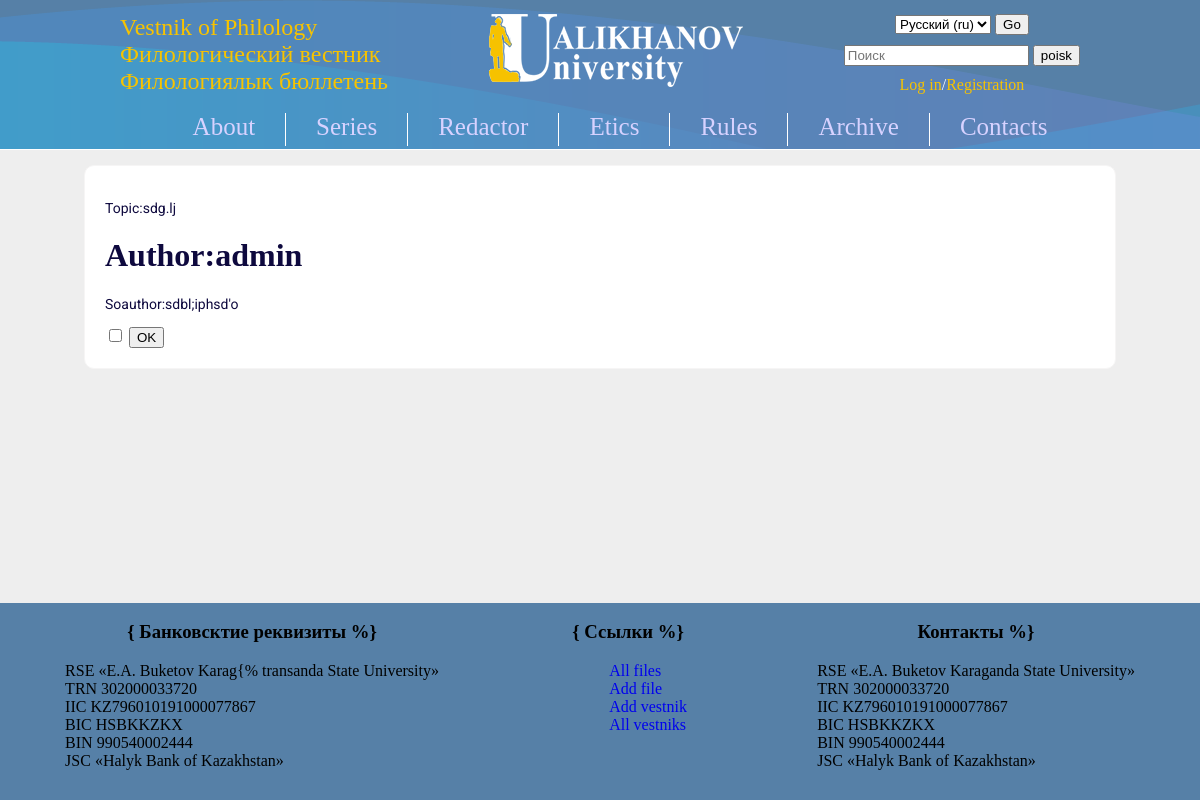
The app's page /ru/publications/7/ with its own data.
### publication/models.py (models this page shows, shortened)
class PublicationFiles(models.Model):
    topic = models.CharField(blank=True, max_length=200, verbose_name="Тема")
    author = models.ForeignKey(User, on_delete=models.CASCADE, blank=True, verbose_name='Автор')
    soauthor = models.TextField(null=True, blank=True, verbose_name="Соавторы")
    comments = models.TextField(null=True, blank=True, verbose_name="Комментарии")
    file = models.FileField(upload_to='all_files', verbose_name="Файл")
    description = models.TextField(max_length=500, null=True, blank=True, verbose_name='Описание')
    date = models.DateTimeField(auto_now_add=True)
    series = models.ForeignKey(Series,on_delete=models.CASCADE,related_name='sFiles', verbose_name='Серия')
    redactor = models.BooleanField(default=False,verbose_name='Редактор')
    public = models.BooleanField(default=False,verbose_name='Опубликовать')
    archive = models.BooleanField(default=False, verbose_name='Архив')
    class Meta:
        verbose_name = 'Файл'
        verbose_name_plural = 'Файлы'

### publication/views.py (the view)
# urls.py: path('publications/<int:pk>/',only_publication, name='only_publication'),
def only_publication(request,pk):
    file = PublicationFiles.objects.get(pk=pk)
    return render(request,'only_publication.html',{'file':file})

### publication/context_processors.py (called while the page is built)
def seria(request):
    return {'series':Series.objects.all()}

### publication/models.py (called while the page is built)
    def get_absolute_url(self):
        return reverse('seria_detail',args=[str(self.id)])

### publication/templates/only_publication.html (shortened to what this page needs)
{% extends "index.html" %}
{% load static %}
{% block content %}
<div class="main">
    <p>Topic:{{file.topic}}</p>
    <h1>Author:{{ file.author }}</h1>
    <p>Soauthor:{{ file.soauthor }}</p>
    <form action="{% url 'update' pk=file.pk %}" method="POST">
        <input type="checkbox" name = "redactor" value="True">
        <button type="submit">
            OK
        </button>
    </form>
</div>
{% endblock %}

### publication/static/styles.css (style rules this page uses)
html { height: 100%; }
body { margin:0px; padding: 0px; display: flex; flex-direction: column; height: 100%; background-color: #eee; }
.content p { font-size: 14px; font-family: 'Verdana'; font-family: 'Roboto', sans-serif; }
.main { width:100%; border:1px solid #F6F5F5; float:left; background-color: white; padding: 20px; box-sizing: border-box; border-radius: 10px; }

### records on screen
PublicationFiles: topic "sdg.lj", author "admin", soauthor "sdbl;iphsd'o"

### other values on screen
form field language "Русский (ru)"
